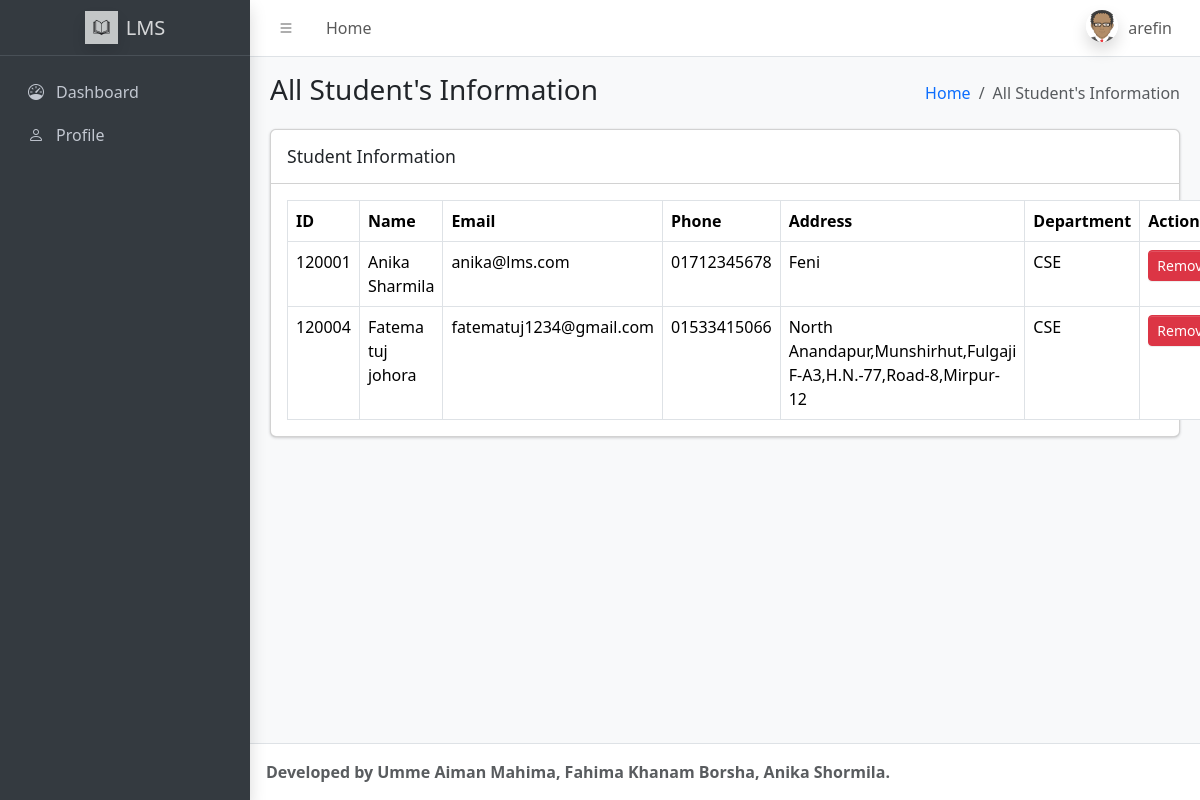
Page /admin/stdinfo.php (signed in) on the committed database.
### tables this page shows
CREATE TABLE `users` (
  `id` int(11) NOT NULL,
  `name` text NOT NULL,
  `username` text NOT NULL,
  `pass` text NOT NULL,
  `email` text NOT NULL,
  `user_type` text NOT NULL,
  `phone` text NOT NULL,
  `address` text NOT NULL,
  `photo` text NOT NULL,
  `dept` text NOT NULL,
  `designation` text NOT NULL,
  `uniqueid` text NOT NULL
);

### admin/stdinfo.php (the view, shortened to what this page needs)
<?php
include '../db.php';
if (isset($_COOKIE['rememberMe'])) {
  $userid = $_SESSION['user_id'];
  $userQuery = $conn->prepare("SELECT * FROM users
                              WHERE id = ? ");
  $userQuery->bind_param("i", $userid);
  $userQuery->execute();
  $userResult = $userQuery->get_result();
  if ($userResult->num_rows == 1) {
    $userHere = $userResult->fetch_assoc();
    $username = $userHere['username'];
  }
?>
<!doctype html>
<html lang="en">
  <head>
    <link
      rel="stylesheet"
      href="https://cdn.jsdelivr.net/npm/@fontsource/source-sans-3@5.0.12/index.css"
    />
    <link
      rel="stylesheet"
      href="https://cdn.jsdelivr.net/npm/overlayscrollbars@2.10.1/styles/overlayscrollbars.min.css"
    />
    <link
      rel="stylesheet"
      href="https://cdn.jsdelivr.net/npm/bootstrap-icons@1.11.3/font/bootstrap-icons.min.css"
    />
    <link rel="stylesheet" href="./dist/css/adminlte.css" />
    <link
      rel="stylesheet"
      href="https://cdn.jsdelivr.net/npm/apexcharts@3.37.1/dist/apexcharts.css"
    />
    <link
      rel="stylesheet"
      href="https://cdn.jsdelivr.net/npm/jsvectormap@1.5.3/dist/css/jsvectormap.min.css"
    />
  </head>
  <body class="layout-fixed sidebar-expand-lg bg-body-tertiary">
    <div class="app-wrapper">
      <?php include './header.php'; ?>
      <?php include './sidebar.php'; ?>
      <main class="app-main">
        <div class="app-content-header">
          <div class="container-fluid">
            <div class="row">
              <div class="col-sm-6"><h3 class="mb-0">All Student's Information</h3></div>
              <div class="col-sm-6">
                <ol class="breadcrumb float-sm-end">
                  <li class="breadcrumb-item"><a href="#">Home</a></li>
                  <li class="breadcrumb-item active" aria-current="page">All Student's Information</li>
                </ol>
              </div>
            </div>
          </div>
        </div>
        <div class="app-content">
          <div class="container-fluid">
            <div class="row">
              <div class="col-12">
                <div class="card">
                  <div class="card-header">
                    <h3 class="card-title">Student Information</h3>
                  </div>
                  <div class="card-body">
                    <table class="table table-bordered table-hover">
                      <thead>
                        <tr>
                          <th>ID</th>
                          <th>Name</th>
                          <th>Email</th>
                          <th>Phone</th>
                          <th>Address</th>
                          <th>Department</th>
                          <th>Action</th>
                        </tr>
                      </thead>
                      <tbody>
                        <?php
                        $studentQuery = $conn->prepare("SELECT *
                                                      FROM users
                                                      WHERE user_type = ?");
                        $userType = 'student';
                        $studentQuery->bind_param("s", $userType);
                        $studentQuery->execute();
                        $studentResult = $studentQuery->get_result();
                        if ($studentResult->num_rows > 0) {
                          while ($student = $studentResult->fetch_assoc()) {
                            echo "<tr>";
                            echo "<td>" . htmlspecialchars($student['uniqueid']) . "</td>";
                            echo "<td>" . htmlspecialchars($student['name']) . "</td>";
                            echo "<td>" . htmlspecialchars($student['email']) . "</td>";
                            echo "<td>" . htmlspecialchars($student['phone']) . "</td>";
                            echo "<td>" . htmlspecialchars($student['address']) . "</td>";
                            echo "<td>" . htmlspecialchars($student['dept']) . "</td>";
                            echo "<td>";
                            echo "<button class='btn btn-danger btn-sm remove-student' data-id='" . htmlspecialchars($student['id']) . "' data-name='" . htmlspecialchars($student['name']) . "' data-bs-toggle='modal' data-bs-target='#confirmRemoveModal'>Remove</button>";
                            echo "</td>";
                            echo "</tr>";
                          }
                        } else {
                          echo "<tr><td colspan='8' class='text-center'>No students found</td></tr>";
                        }
                        ?>
                      </tbody>
                    </table>
                  </div>
                </div>
              </div>
            </div>
          </div>
        </div>
      </main>
      <?php include './footer.php'; ?>
    </div>
  </body>
</html>
<?php
} else {
  header("Location: ../index.php");
}
?>

### admin/header.php (shortened to what this page needs)
<nav class="app-header navbar navbar-expand bg-body">
        <div class="container-fluid">
          <ul class="navbar-nav">
            <li class="nav-item">
              <a class="nav-link" data-lte-toggle="sidebar" href="#" role="button">
                <i class="bi bi-list"></i>
              </a>
            </li>
            <li class="nav-item d-none d-md-block"><a href="#" class="nav-link">Home</a></li>
          </ul>
          <ul class="navbar-nav ms-auto">
            <li class="nav-item dropdown user-menu">
              <a href="#" class="nav-link dropdown-toggle" data-bs-toggle="dropdown">
                <img
                  src="./dist/assets/img/avatar.png"
                  class="user-image rounded-circle shadow"
                  alt="User Image"
                />
                <span class="d-none d-md-inline"><?php echo $username;  ?></span>
              </a>
            </li>
          </ul>
        </div>
      </nav>

### rows in the picture
users: username "arefin"
users: uniqueid "120001", name "Anika Sharmila", email "anika@lms.com", phone "01712345678", address "Feni", dept "CSE"
users: uniqueid "120004", name "Fatema tuj johora", email "fatematuj1234@gmail.com", phone "01533415066", address "North Anandapur,Munshirhut,Fulgaji F-A3,H.N.-77,Road-8,Mirpur-12", dept "CSE"
